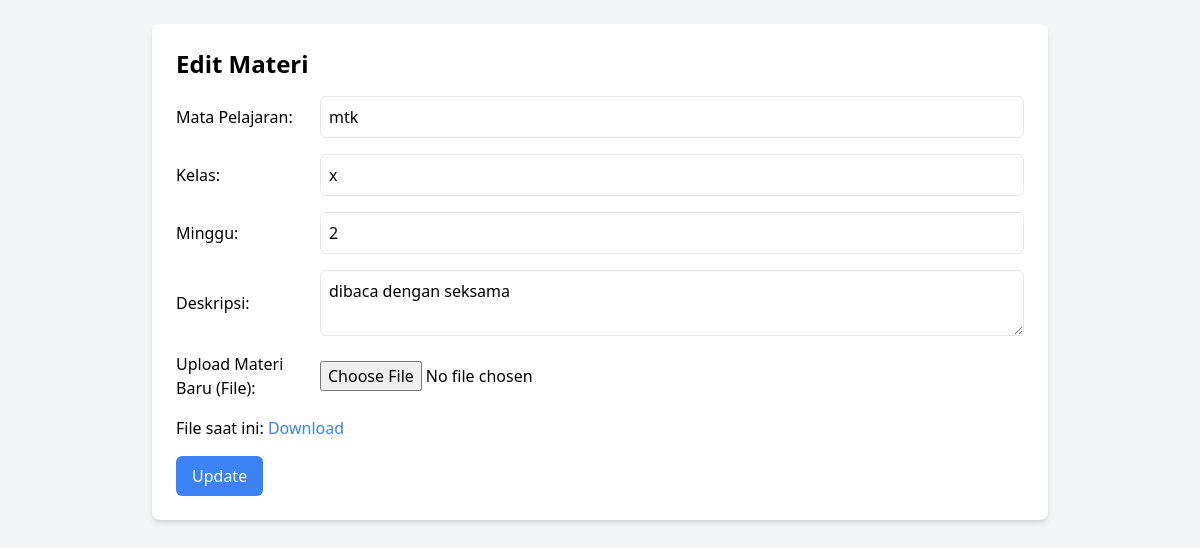
The page /dashboard_guru/materi_edit.php?id=2 (signed in) on the database its author committed.
### tables this page shows
CREATE TABLE `materi` (
  `id` int(11) NOT NULL,
  `mata_pelajaran` varchar(50) NOT NULL,
  `kelas` varchar(10) NOT NULL,
  `minggu` int(11) NOT NULL,
  `deskripsi` text DEFAULT NULL,
  `file_path` varchar(255) DEFAULT NULL
);

### public/dashboard_guru/materi_edit.php (the view, shortened to what this page needs)
<?php
include '../db.php';
if (isset($_GET['id'])) {
    $id = $_GET['id'];
    $result = $conn->query("SELECT * FROM materi WHERE id = $id");
    $materi = $result->fetch_assoc();
}
?>
<!DOCTYPE html>
<html lang="en">
<head>
    <link href="https://cdn.jsdelivr.net/npm/tailwindcss@2.2.19/dist/tailwind.min.css" rel="stylesheet">
</head>
<body class="bg-gray-100 p-6">
    <div class="max-w-4xl mx-auto bg-white p-6 rounded-lg shadow-md">
        <h2 class="text-2xl font-bold mb-4">Edit Materi</h2>
        <form method="POST" enctype="multipart/form-data" class="space-y-4">
            <div class="flex flex-wrap items-center space-x-4">
                <label for="mata_pelajaran" class="w-32">Mata Pelajaran:</label>
                <input type="text" id="mata_pelajaran" name="mata_pelajaran" value="<?php echo $materi['mata_pelajaran']; ?>" required class="flex-1 border rounded-md p-2">
            </div>
            <div class="flex flex-wrap items-center space-x-4">
                <label for="kelas" class="w-32">Kelas:</label>
                <input type="text" id="kelas" name="kelas" value="<?php echo $materi['kelas']; ?>" required class="flex-1 border rounded-md p-2">
            </div>
            <div class="flex flex-wrap items-center space-x-4">
                <label for="minggu" class="w-32">Minggu:</label>
                <input type="number" id="minggu" name="minggu" value="<?php echo $materi['minggu']; ?>" required class="flex-1 border rounded-md p-2">
            </div>
            <div class="flex flex-wrap items-center space-x-4">
                <label for="deskripsi" class="w-32">Deskripsi:</label>
                <textarea id="deskripsi" name="deskripsi" class="flex-1 border rounded-md p-2"><?php echo $materi['deskripsi']; ?></textarea>
            </div>
            <div class="flex flex-wrap items-center space-x-4">
                <label for="file" class="w-32">Upload Materi Baru (File):</label>
                <input type="file" id="file" name="file" class="flex-1">
            </div>
            <div>
                <p class="mt-2">File saat ini: <a href="<?php echo $materi['file_path']; ?>" class="text-blue-500">Download</a></p>
            </div>
            <button type="submit" class="bg-blue-500 text-white px-4 py-2 rounded-md hover:bg-blue-600">Update</button>
        </form>
    </div>
</body>
</html>

### rows shown on the page
materi: mata_pelajaran "mtk", kelas "x", minggu "2", deskripsi "dibaca dengan seksama"
